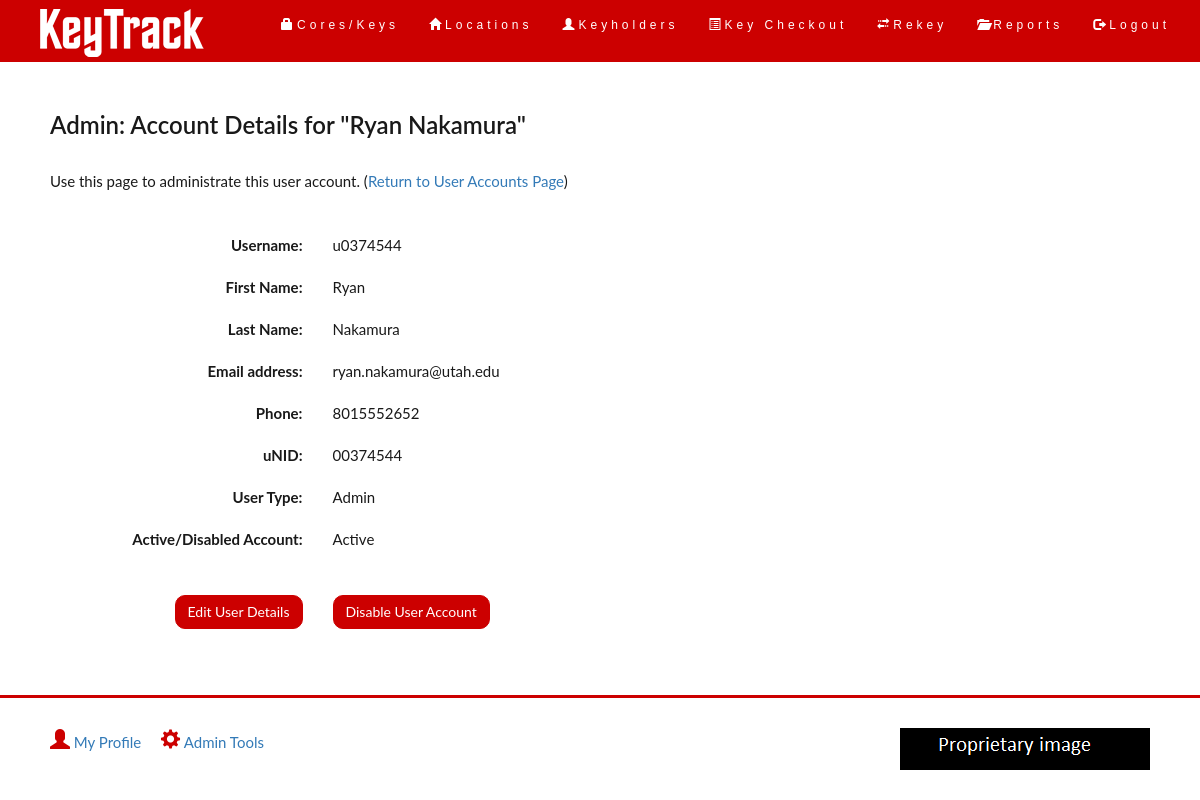
Page /admin_viewuser.php?id=1 (signed in) on the committed database.
### tables this page shows
create table ktuser (
	user_id int unsigned not null auto_increment primary key,
	user_name varchar(16) unique,
	user_pass varchar(128),
	user_fname varchar(32),
	user_lname varchar(32),
	user_email varchar(128),
	user_phone varchar(20),
	user_unid char(8),
	user_type varchar(32) not null default 'User',
	user_insertdt datetime default CURRENT_TIMESTAMP,
	user_is_act tinyint default 1
)
ENGINE InnoDB;

### common/functions.php (called while the page is built, shortened)
<?php
	function mysql_entities_fix_string($conn, $string){
		return htmlentities(mysql_fix_string($conn, $string));
	}
	function mysql_fix_string($conn, $string){
		return $conn->real_escape_string($string);
	}
	function selectUser($conn,$user_id){
		$query = "SELECT * FROM ktuser WHERE user_id = '$user_id' ";
		$result = mysqli_query($conn, $query);
		$row = $result->fetch_array(MYSQLI_ASSOC);
		return $row;
	}
?>

### admin_viewuser.php (the view, shortened to what this page needs)
<?php
require_once "./common/login.php";
require_once "./common/functions.php";
if(isset($_GET['id'])){
	$conn = new mysqli($hn, $un, $pw, $db);
	$user_id = mysql_entities_fix_string($conn, $_GET['id']);
	$row = selectUser($conn,$user_id);
}else{
	header("Location: admin_retrieveusers.php");
}
require_once "./common/header.php";
?>
<div class="container-fluid">
	<div class="row">
		<div class="col-sm-12">
			<h2>Admin: Account Details for "<?php echo $row['user_fname'].' '.$row['user_lname']; ?>"</h2>
			<p>Use this page to administrate this user account. (<a href="admin_retrieveusers.php">Return to User Accounts Page</a>)</p>
		</div>
	</div>
	<br>
	<div class="row">
		<div class="col-sm-3 text-right">
			<b>Username:</b>
		</div>
		<div class="col-sm-9 form-group">
			<?php if($row['user_name'] ==''){
				echo "<i>No Username Added</i>";
			}else{
				echo $row['user_name'];
			}
			?>
		</div>
	</div>
	<div class="row">
		<div class="col-sm-3 text-right">
			<b>First Name:</b>
		</div>
		<div class="col-sm-9 form-group">
			<?php if($row['user_fname'] ==''){
				echo "<i>No First Name Added</i>";
			}else{
				echo $row['user_fname'];
			}
			?>
		</div>
	</div>
	<div class="row">
		<div class="col-sm-3 text-right">
			<b>Last Name:</b>
		</div>
		<div class="col-sm-9 form-group">
			<?php if($row['user_lname'] ==''){
				echo "<i>No Last Name Added</i>";
			}else{
				echo $row['user_lname'];
			}
			?>
		</div>
	</div>
	<div class="row">
		<div class="col-sm-3 text-right">
			<b>Email address:</b>
		</div>
		<div class="col-sm-9 form-group">
			<?php if($row['user_email'] ==''){
				echo "<i>No Email Added</i>";
			}else{
				echo $row['user_email'];
			}
			?>
		</div>
	</div>
	<div class="row">
		<div class="col-sm-3 text-right">
			<b>Phone:</b>
		</div>
		<div class="col-sm-9 form-group">
			<?php if($row['user_phone'] ==''){
				echo "<i>No Description Added</i>";
			}else{
				echo $row['user_phone'];
			}
			?>
		</div>
	</div>
	<div class="row">
		<div class="col-sm-3 text-right">
			<b>uNID:</b>
		</div>
		<div class="col-sm-9 form-group">
			<?php if($row['user_unid'] ==''){
				echo "<i>No UNID Added</i>";
			}else{
				echo $row['user_unid'];
			}
			?>
		</div>
	</div>
	<div class="row">
		<div class="col-sm-3 text-right">
			<b>User Type:</b>
		</div>
		<div class="col-sm-9 form-group">
			<?php echo $row['user_type']; ?>
		</div>
	</div>
	<div class="row">
		<div class="col-sm-3 text-right">
			<b>Active/Disabled Account:</b>
		</div>
		<div class="col-sm-9 form-group">
			<?php if($row['user_is_act'] == 1){
					echo "Active";
				}else{
					echo "Disabled";
				}
			?>
		</div>
	</div>
	<br>
	<div class="row">
		<div class="col-sm-3 form-group">
		<form method="post" action="admin_edituser.php">
			<input type="submit" value="Edit User Details" name="updateaccount" class="btn btn-default pull-right">
		</form>
		</div>
	<?php if($row['user_is_act'] == 0){ ?>
		<div class="col-sm-2 form-group">
		<form method="post" action="admin_useractiveset.php">
			<input type="submit" value="Activate User Account" name="activateuser" class="btn btn-default">
			<input type="hidden" value="<?php echo $row['user_id']; ?>" name="userid">
			<input type="hidden" value="<?php echo $row['user_is_act']; ?>" name="useract">
		</form>
		</div>
	<?php }else{ ?>
		<div class="col-sm-2 form-group">
		<form method="post" action="admin_useractiveset.php">
			<input type="submit" value="Disable User Account" name="deactivateuser" class="btn btn-default">
		</form>
		</div>
	<?php } ?>
	</div>
</div>
<?php
	require_once "./common/footer.php";
?>

### css/styles.css (style rules this page uses)
body { font: 400 15px Lato, sans-serif; line-height: 1.8; color: #191919; }
h2 { font-size: 24px; color: #191919; font-weight: 600; margin-bottom: 30px; }
.container-fluid { padding: 30px 50px; }
.btn-default { background-color: #CC0000; color: #ffffff; border-color: #CC0000; border-radius: 10px; }
html, body { height: 100%; margin: 0; }

### rows in the picture
ktuser: user_fname "Ryan", user_lname "Nakamura", user_name "u0374544", user_email "ryan.nakamura@utah.edu", user_phone "8015552652", user_unid "00374544", user_type "Admin"
